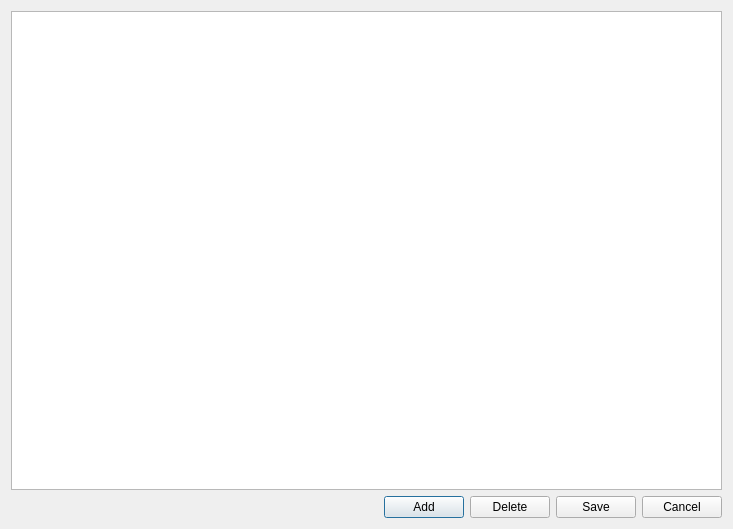
<?xml version="1.0" encoding="UTF-8"?>
<ui version="4.0">
 <class>Dialog_Signal_Setting</class>
 <widget class="QDialog" name="Dialog_Signal_Setting">
  <property name="geometry">
   <rect>
    <x>0</x>
    <y>0</y>
    <width>733</width>
    <height>529</height>
   </rect>
  </property>
  <property name="windowTitle">
   <string>Dialog</string>
  </property>
  <layout class="QVBoxLayout" name="verticalLayout">
   <item>
    <widget class="QTableWidget" name="tableWidget_signal"/>
   </item>
   <item>
    <layout class="QHBoxLayout" name="horizontalLayout">
     <item>
      <spacer name="horizontalSpacer">
       <property name="orientation">
        <enum>Qt::Horizontal</enum>
       </property>
       <property name="sizeHint" stdset="0">
        <size>
         <width>40</width>
         <height>20</height>
        </size>
       </property>
      </spacer>
     </item>
     <item>
      <widget class="QPushButton" name="pushButton_add">
       <property name="text">
        <string>Add</string>
       </property>
      </widget>
     </item>
     <item>
      <widget class="QPushButton" name="pushButton_delete">
       <property name="text">
        <string>Delete</string>
       </property>
      </widget>
     </item>
     <item>
      <widget class="QPushButton" name="pushButton_save">
       <property name="text">
        <string>Save</string>
       </property>
      </widget>
     </item>
     <item>
      <widget class="QPushButton" name="pushButton_cancel">
       <property name="text">
        <string>Cancel</string>
       </property>
      </widget>
     </item>
    </layout>
   </item>
  </layout>
 </widget>
 <resources/>
 <connections/>
</ui>
